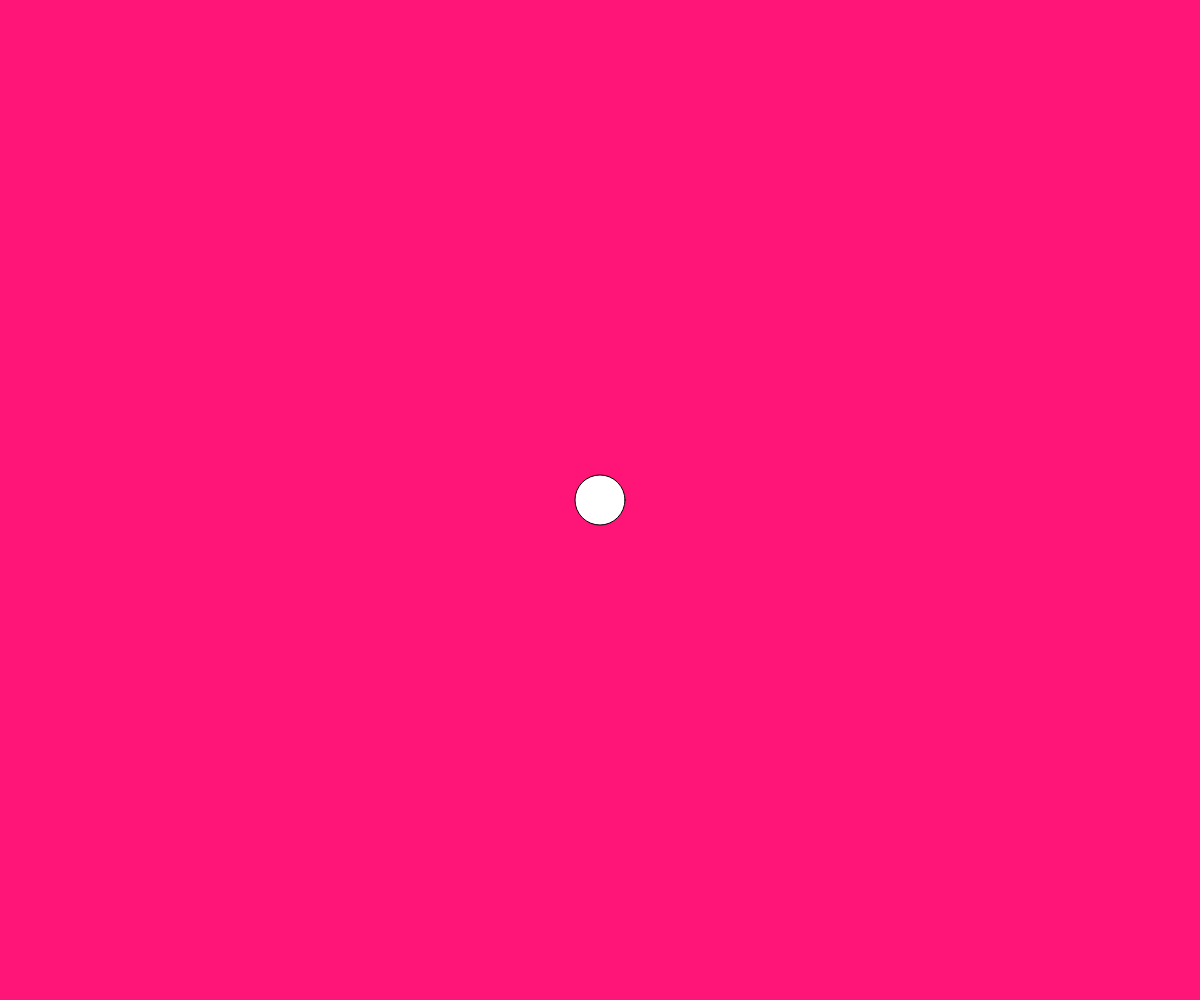
Frame 1 (no input)
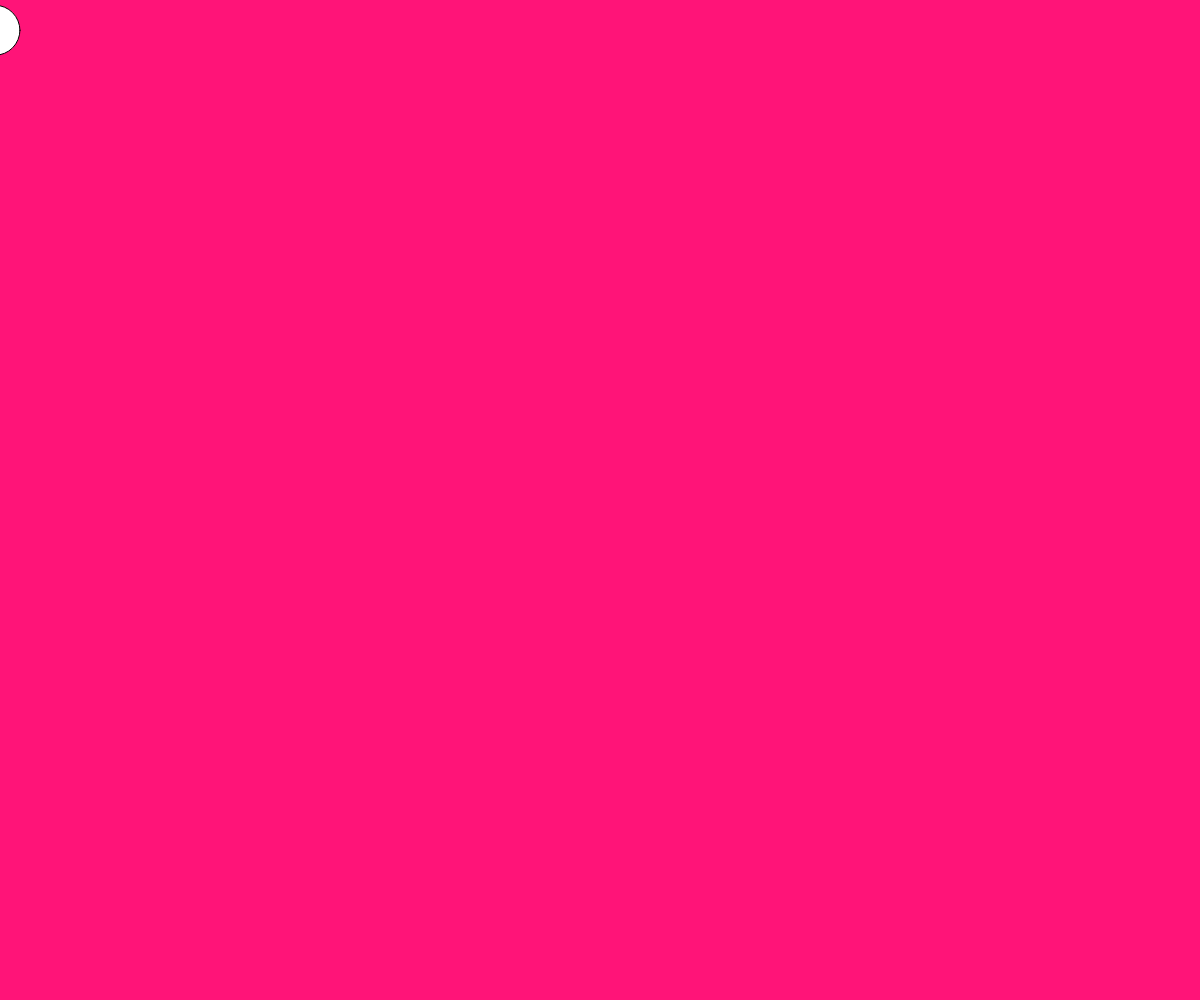
Frame 60 (no input)
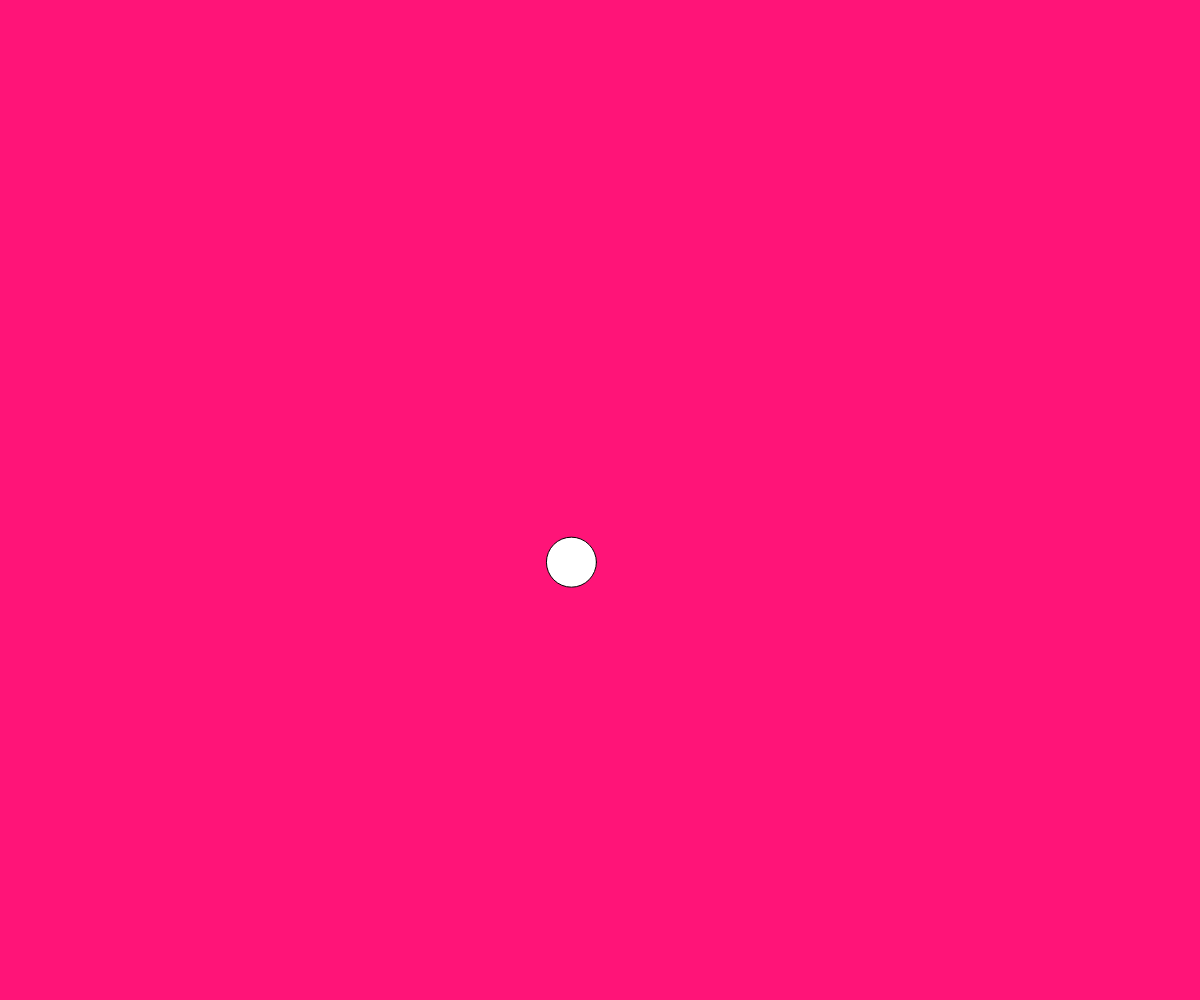
Frame 120 (the mouse pressed at the canvas centre since frame 60)

The p5.js sketch that drew these frames (run headless with seeded random() and noise() and a simulated clock; from frame 60 on, the mouse is pressed at the canvas centre):

// p5.js sketch
// ── sketch.js
let xy;

function setup() {
  createCanvas(windowWidth, windowHeight);
  background(255, 20, 120);
  xy = { x: width / 2, y: height / 2, d: 50 };
}

function draw() {
  background(255, 20, 120);
  ellipse(mouseX + xy.x, mouseY + xy.y, xy.d);
  xy = {
    x: 200 * noise(frameCount / 200) - 100,
    y: 200 * noise(frameCount / 200 + 1000) - 100,
    d: 50,
    // d: 80 * noise(frameCount/100 + 20202) + 10
  };
}
